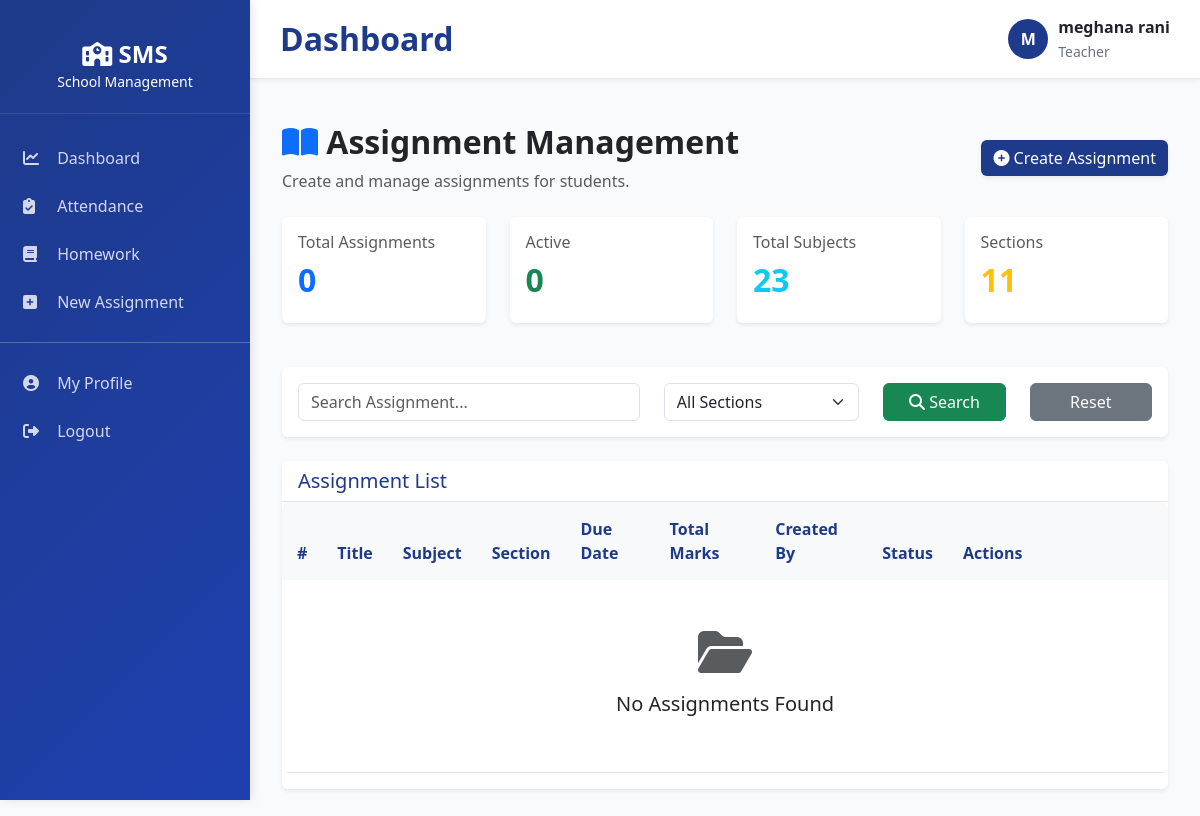
Page /homework/assignments/ (signed in) on the earlier database version.
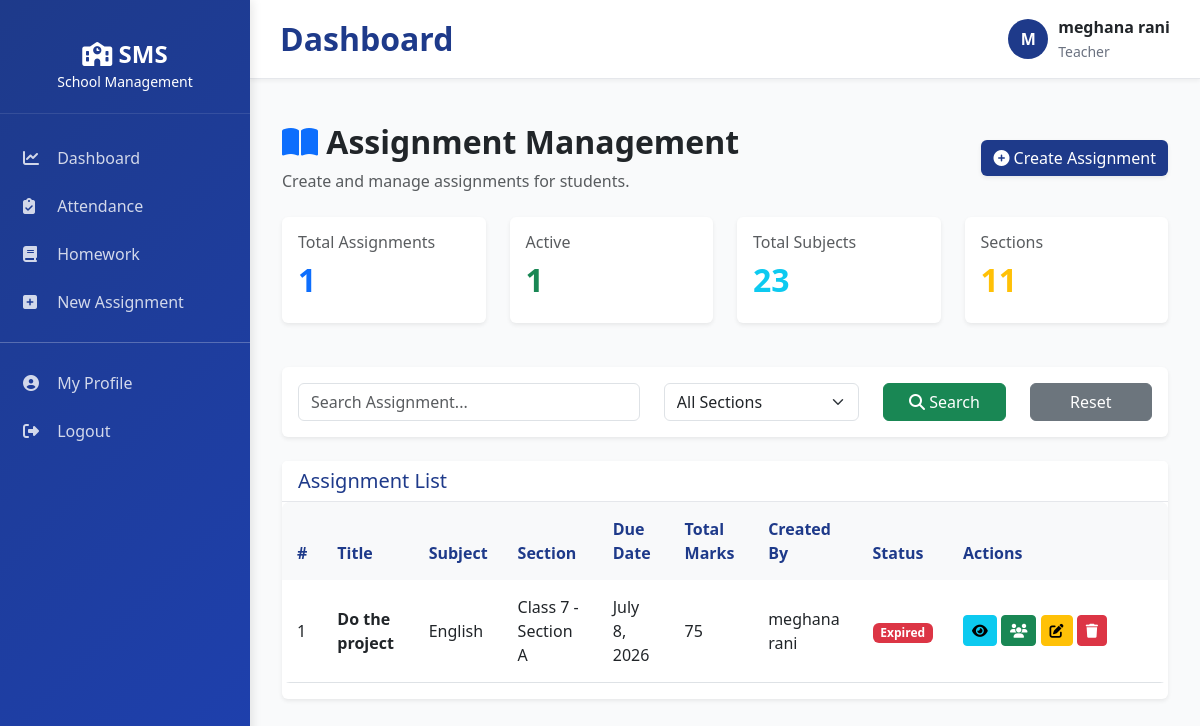
Same page on the later database version.
### apps/homework/models.py (models this page shows, shortened)
class Assignment(models.Model):
    title = models.CharField(max_length=200)
    subject = models.ForeignKey(Subject, on_delete=models.CASCADE)
    section = models.ForeignKey(Section, on_delete=models.CASCADE)
    description = models.TextField()
    total_marks = models.IntegerField(default=100)
    due_date = models.DateField()
    created_by = models.ForeignKey(
        Teacher,
        on_delete=models.CASCADE
    )
    created_at = models.DateTimeField(auto_now_add=True)

### apps/classes/models.py (models this page shows, shortened)
class Subject(models.Model):
    name = models.CharField(max_length=100)
    code = models.CharField(max_length=20, unique=True)
    description = models.TextField(blank=True)
    is_active = models.BooleanField(default=True)
    created_at = models.DateTimeField(auto_now_add=True)
    updated_at = models.DateTimeField(auto_now=True)
    class Meta:
        ordering = ['name']
    def __str__(self):
        return self.name

class Section(models.Model):
    class_model = models.ForeignKey(ClassModel, on_delete=models.CASCADE, related_name='sections')
    name = models.CharField(max_length=50)
    class_teacher = models.ForeignKey('teachers.Teacher', on_delete=models.SET_NULL, null=True, blank=True, related_name='class_sections')
    capacity = models.PositiveIntegerField(default=50)
    is_active = models.BooleanField(default=True)
    created_at = models.DateTimeField(auto_now_add=True)
    updated_at = models.DateTimeField(auto_now=True)
    class Meta:
        ordering = ['class_model', 'name']
        unique_together = ['class_model', 'name']
    def __str__(self):
        return f"Class {self.class_model.standard} - Section {self.name}"

class ClassModel(models.Model):
    name = models.CharField(max_length=50)
    standard = models.PositiveIntegerField()
    description = models.TextField(blank=True)
    class_incharge = models.ForeignKey(
        'teachers.Teacher',
        on_delete=models.SET_NULL,
        null=True,
        blank=True,
        related_name='incharge_classes'
    )
    is_active = models.BooleanField(default=True)
    created_at = models.DateTimeField(auto_now_add=True)
    updated_at = models.DateTimeField(auto_now=True)
    class Meta:
        ordering = ['standard']
        unique_together = ['standard']

### apps/teachers/models.py (models this page shows, shortened)
class Teacher(models.Model):
    GENDER_CHOICES = (
        ('M', 'Male'),
        ('F', 'Female'),
        ('O', 'Other'),
    )
    BLOOD_GROUP_CHOICES = (
        ('O+', 'O+'),
        ('O-', 'O-'),
        ('A+', 'A+'),
        ('A-', 'A-'),
        ('B+', 'B+'),
        ('B-', 'B-'),
        ('AB+', 'AB+'),
        ('AB-', 'AB-'),
    )
    user = models.OneToOneField(User, on_delete=models.CASCADE, related_name='teacher_profile')
    login_username = models.CharField(max_length=150, unique=True, blank=True, null=True)
    login_password = models.CharField(max_length=128, blank=True)  # store hashed password
    employee_id = models.CharField(max_length=20, unique=True)
    phone = models.CharField(max_length=20)
    address = models.TextField()
    gender = models.CharField(max_length=1, choices=GENDER_CHOICES)
    blood_group = models.CharField(max_length=3, choices=BLOOD_GROUP_CHOICES, blank=True)
    dob = models.DateField()
    photo = models.ImageField(
        upload_to='teacher_photos/',
        validators=[FileExtensionValidator(allowed_extensions=['jpg', 'jpeg', 'png'])]
    )
    aadhar = models.CharField(max_length=12, unique=True, blank=True)
    pan = models.CharField(max_length=10, unique=True, blank=True)
    qualification = models.CharField(max_length=100)
    specialization = models.ForeignKey('classes.Subject', on_delete=models.SET_NULL, null=True, blank=True)
    experience_years = models.PositiveIntegerField(default=0)
    joining_date = models.DateField()
    base_salary = models.DecimalField(max_digits=10, decimal_places=2, default=0)
    is_active = models.BooleanField(default=True)
    created_at = models.DateTimeField(auto_now_add=True)
    updated_at = models.DateTimeField(auto_now=True)
    class Meta:
        ordering = ['-created_at']

### apps/homework/views.py (the view)
# urls.py: path('assignments/', views.assignment_list, name='assignment_list'),
@login_required(login_url='login')
def assignment_list(request):
    search_query = request.GET.get('search', '').strip()
    section_id = request.GET.get('section')
    assignments = (
        Assignment.objects
        .select_related('created_by', 'subject', 'section')
        .order_by('-created_at')
    )
    if search_query:
        assignments = assignments.filter(
            Q(title__icontains=search_query) |
            Q(description__icontains=search_query) |
            Q(subject__name__icontains=search_query)
        )
    if section_id:
        assignments = assignments.filter(section_id=section_id)
    context = {
        'assignments': assignments,
        'subjects': Subject.objects.all(),
        'sections': Section.objects.filter(is_active=True),
        'today': date.today(),
    }
    return render(request, 'homework/assignment_list.html', context)

### apps/accounts/context_processors.py (called while the page is built)
def user_context(request):
    context = {}
    if request.user.is_authenticated:
        try:
            context['user_profile'] = request.user.profile
            context['user_role'] = request.user.profile.get_role_display()
        except:
            pass
    return context

### templates/homework/assignment_list.html (shortened to what the changed rows need)
{% extends 'base.html' %}
{% load static %}
{% block content %}
<div class="container-fluid py-4">
    <div class="d-flex justify-content-between align-items-center mb-4">
        <div>
            <h2 class="fw-bold">
                <i class="fas fa-book-open text-primary"></i>
                Assignment Management
            </h2>
        </div>
    </div>
    <div class="row mb-4">
        <div class="col-md-3">
            <div class="card border-0 shadow-sm">
                <div class="card-body">
                    <h6 class="text-muted">
                        Total Assignments
                    </h6>
                    <h2 class="fw-bold text-primary">
                        {{ assignments.count }}
                    </h2>
                </div>
            </div>
        </div>
        <div class="col-md-3">
            <div class="card border-0 shadow-sm">
                <div class="card-body">
                    <h6 class="text-muted">
                        Active
                    </h6>
                    <h2 class="fw-bold text-success">
                        {{ assignments.count }}
                    </h2>
                </div>
            </div>
        </div>
        <div class="col-md-3">
            <div class="card border-0 shadow-sm">
                <div class="card-body">
                    <h2 class="fw-bold text-info">
                        {{ subjects.count }}
                    </h2>
                </div>
            </div>
        </div>
        <div class="col-md-3">
            <div class="card border-0 shadow-sm">
                <div class="card-body">
                    <h2 class="fw-bold text-warning">
                        {{ sections.count }}
                    </h2>
                </div>
            </div>
        </div>
    </div>
    <div class="card border-0 shadow-sm">
        <div class="table-responsive">
            <table class="table table-hover align-middle">
                <thead class="table-light">
                <tr>
                    <th>#</th>
                    <th>Title</th>
                    <th>Subject</th>
                    <th>Section</th>
                    <th>Due Date</th>
                    <th>Total Marks</th>
                    <th>Created By</th>
                    <th>Status</th>
                    <th width="220">Actions</th>
                </tr>
                </thead>
                <tbody>
                {% for assignment in assignments %}
                <tr>
                    <td>{{ forloop.counter }}</td>
                    <td>
                        <strong>
                            {{ assignment.title }}
                        </strong>
                    </td>
                    <td>
                        {{ assignment.subject }}
                    </td>
                    <td>
                        {{ assignment.section }}
                    </td>
                    <td>
                        {{ assignment.due_date }}
                    </td>
                    <td>
                        {{ assignment.total_marks }}
                    </td>
                    <td>
                        {{ assignment.created_by.user.get_full_name }}
                    </td>
                    <td>
                        {% if assignment.due_date >= today %}
                        <span class="badge bg-success">
                            Active
                        </span>
                        {% else %}
                        <span class="badge bg-danger">
                            Expired
                        </span>
                        {% endif %}
                    </td>
                    <td>
                        <a href="{% url 'homework:assignment_detail' assignment.id %}"
                           class="btn btn-info btn-sm">
                            <i class="fas fa-eye"></i>
                        </a>
                        <a href="{% url 'homework:assignment_submissions' assignment.id %}"
                           class="btn btn-success btn-sm">
                            <i class="fas fa-users"></i>
                        </a>
                        <a href="{% url 'homework:edit_assignment' assignment.id %}"
                           class="btn btn-warning btn-sm">
                            <i class="fas fa-edit"></i>
                        </a>
                        <a href="{% url 'homework:delete_assignment' assignment.id %}"
                           class="btn btn-danger btn-sm"
                           onclick="return confirm('Delete this assignment?');">
                            <i class="fas fa-trash"></i>
                        </a>
                    </td>
                </tr>
                {% empty %}
                <tr>
                    <td colspan="9"
                        class="text-center p-5">
                        <i class="fas fa-folder-open fa-3x text-muted mb-3"></i>
                        <h5>
                            No Assignments Found
                        </h5>
                    </td>
                </tr>
                {% endfor %}
                </tbody>
            </table>
        </div>
    </div>
</div>
{% endblock %}

Differences in the rows shown:
added Assignment: title "Do the project", subject "English", section "Class 7 - Section A", due_date "July 8, 2026", total_marks "75", created_by.user.get_full_name "meghana rani", shows "Expired"
Other differences:
{{ assignments.count }}: "0" → "1"
text no longer shown: "No Assignments Found"
